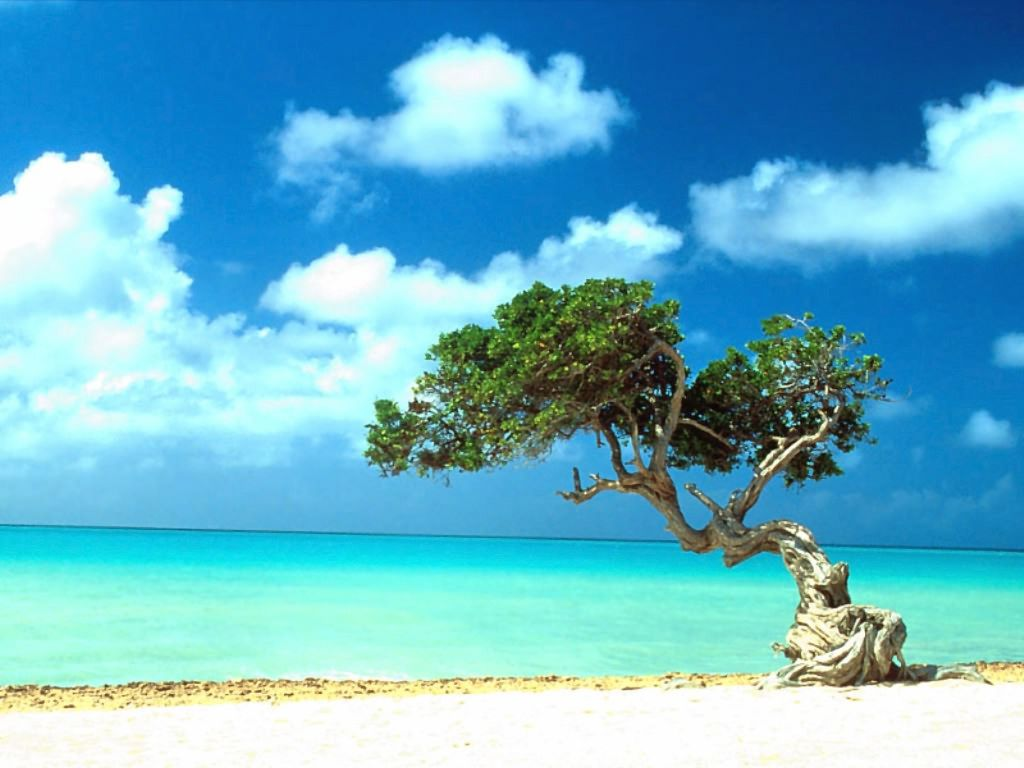
#> input picture mare-08.jpg, 1024 x 768 px
$ python KMean_compressing_size_reducing_color.py
#> lines starting #> are read from the running program, lines starting #| are printed output that depends on the picture
# https://github.com/mciantyre/scipy-opencv-notebook
import cv2

# webget "http://1.bp.blogspot.com/-lzNnsDrxp-A/U7UEUDx9-aI/AAAAAAABDEM/_lWD43uxKOI/s1600/mare-08.jpg"


def read(path, switch_channels=True):
#> called with path = './mare-08.jpg', switch_channels = True
    image = cv2.imread(path)
#> image is the input picture: shape (768, 1024, 3); mean B, G, R 201.8, 178.7, 103.5
    if switch_channels:
        image = cv2.cvtColor(image, cv2.COLOR_BGR2RGB)
    return image


def resize(image, new_x_dim):
#> called with new_x_dim = 320
    ratio = new_x_dim / image.shape[1]
#> ratio = 0.312
    dim = (new_x_dim, int(image.shape[0] * ratio))
#> dim = (320, 240)

    # perform the actual resizing of the image and show it
    resized_image = cv2.resize(image, dim, interpolation=cv2.INTER_AREA)
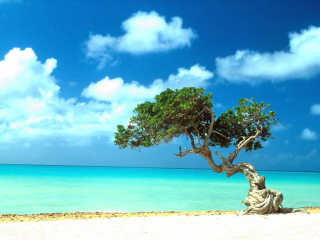
#> resized_image: shape (240, 320, 3); mean R, G, B 103.5, 178.7, 201.8
    return resized_image


def create_plot(image, title=''):
#> (the run stopped early here; a loop or call above may not have finished)

$ run again, with verdasco-dubai-2017-thursday.jpg copied over mare-08.jpg
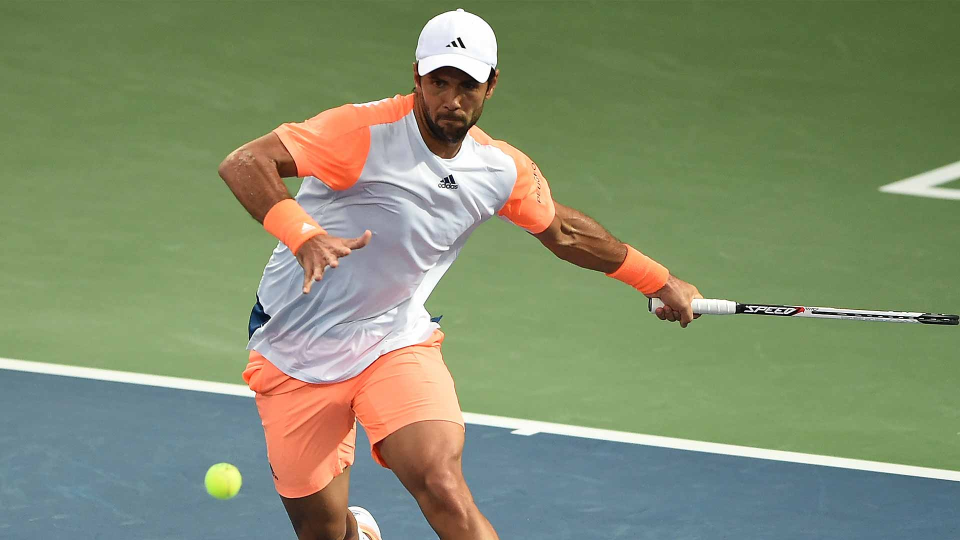
#> input picture verdasco-dubai-2017-thursday.jpg, 1920 x 1080 px (shown at 1/2 size)
#> in read, image is the input picture: shape (1080, 1920, 3); mean B, G, R 110.1, 141.6, 130.1
#> in resize, `resized_image = cv2.resize(image, dim, interpolation=cv2.INTER_AREA)`:
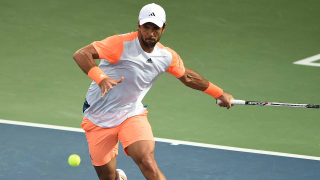
#> resized_image: shape (180, 320, 3); mean R, G, B 130.1, 141.6, 110.1
